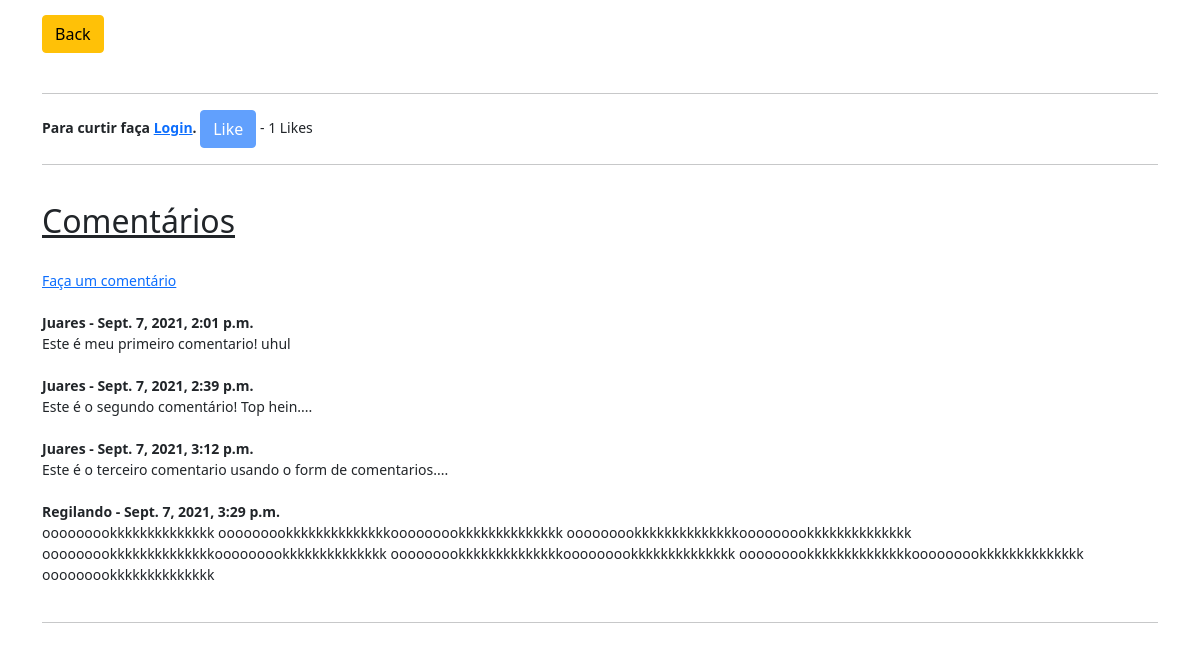
The app's page /article/32 (lower part), older data.
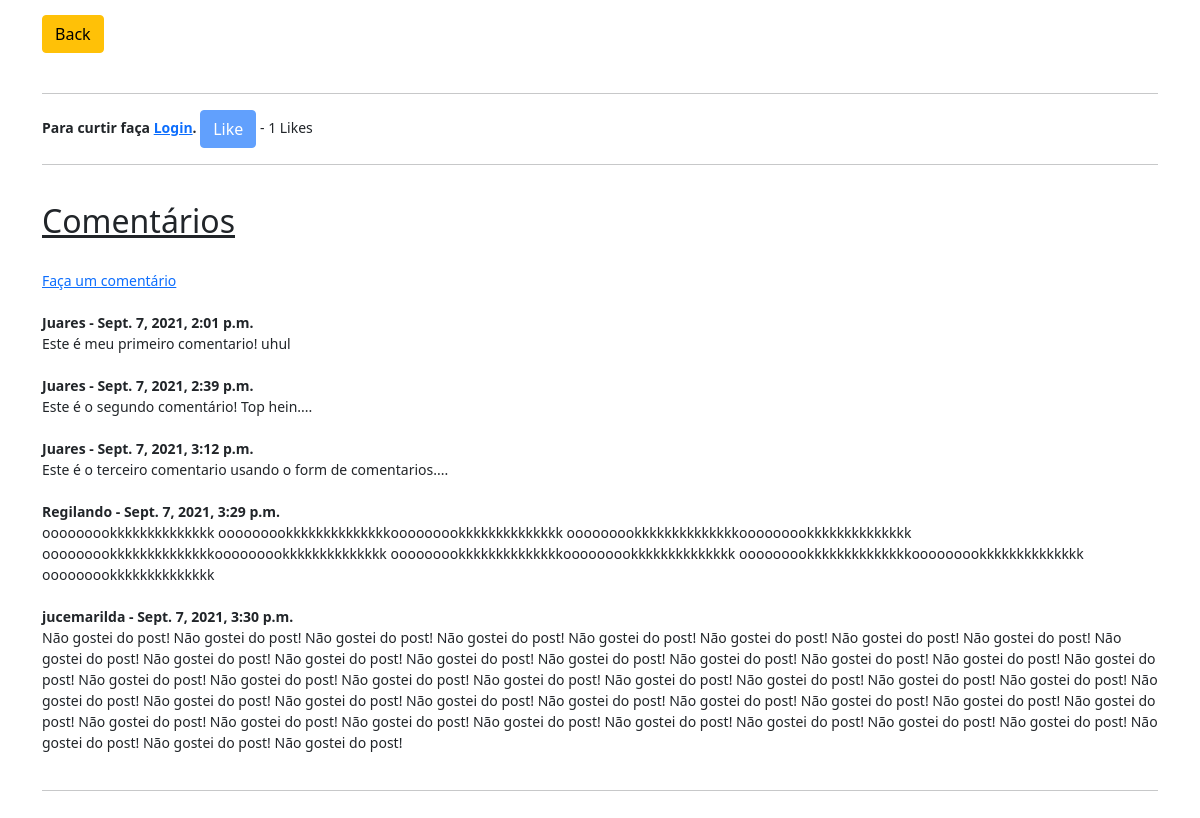
The same page, newer data.
### MeuBlog/models.py (models this page shows, shortened)
class  Comment(models.Model):
    post = models.ForeignKey(Post, related_name="comments", on_delete=models.CASCADE)
    name = models.CharField(max_length=255)
    body = models.TextField()
    date_added = models.DateTimeField(auto_now_add=True)

### MeuBlog/views.py (the view)
# urls.py: path('article/<int:pk>', ArticleDetailView.as_view(), name='article-detail'),
class ArticleDetailView(DetailView):
    model = Post
    template_name = 'article_details.html'
    def get_context_data(self, *args, **kwargs):
        cat_menu = Category.objects.all()
        context = super(ArticleDetailView, self).get_context_data(*args, **kwargs)
        stuff = get_object_or_404(Post, id=self.kwargs['pk'])
        total_likes = stuff.total_likes()
        liked = False
        if stuff.likes.filter(id=self.request.user.id).exists():
            liked  = True
        context["cat_menu"] = cat_menu
        context["total_likes"] = total_likes
        context["liked"] = liked
        return context

### MeuBlog/models.py (called while the page is built)
    def __str__(self):
        return self.name

    def total_likes(self):
        return self.likes.count()

### MeuBlog/templates/article_details.html (shortened to what this page needs)
{% extends 'base.html' %}
{% load static %}
{% block content %}
    <small><strong>Postado em:</strong>
    <br/>
<br/><br/>
<br/>
<a href="{% url 'home' %}" class="btn btn-warning">
Back</a>
<br/>
<br/>
<hr>
<form action="{% url 'like_post' post.pk %}" method="POST">
    {% if user.is_authenticated %}
        {% if liked %}
            <button type="submit", name="post_id", value="{{ post.id }}", class="btn btn-danger btn-sm">Unlike</button>
        {% else %}
            <button type="submit", name="post_id", value="{{ post.id }}", class="btn btn-primary btn-sm">Like</button>
        {% endif %}
    {% else %}
        <strong> Para curtir faça <a href="{% url 'login' %}">Login</a>. </strong>
        <button type="submit", name="post_id", value="{{ post.id }}", class="btn btn-primary disabled">Like</button>
    {% endif %} - {{ total_likes }} Likes
<hr>
<h2><u>Comentários</u></h2>
<br/>
{% if not post.comments.all %}
    Este Post ainda não tem comentários <a href="{% url 'add_comments' post.pk %}">Faça um comentário</a>
{% else %}
    <a href="{% url 'add_comments' post.pk %}">Faça um comentário</a>
    {% for comment in post.comments.all %}
        <strong>
            {{ comment.name }} -
            {{ comment.date_added }}
        </strong>
        {{ comment.body }}
    {% endfor %}
{% endif %}
<hr>
<br>
<br>
</form>
{% endblock %}

Row changes from the older to the newer data that the page shows:
added Comment: name "jucemarilda", date_added "Sept. 7, 2021, 3:30 p.m.", body "Não gostei do post! Não gostei do post! Não gostei do post! Não gostei do post! Não gostei do post! Não gostei do post! Não gostei do post! Não gostei do post! Não gostei do post! Não gostei do post! Não gostei do post! Não gostei do post! Não gostei do post! Não gostei do post! Não gostei do post! Não gostei do post! Não gostei do post! Não gostei do post! Não gostei do post! Não gostei do post! Não gostei do post! Não gostei do post! Não gostei do post! Não gostei do post! Não gostei do post! Não gostei do post! Não gostei do post! Não gostei do post! Não gostei do post! Não gostei do post! Não gostei do post! Não gostei do post! Não gostei do post! Não gostei do post! Não gostei do post!…"
